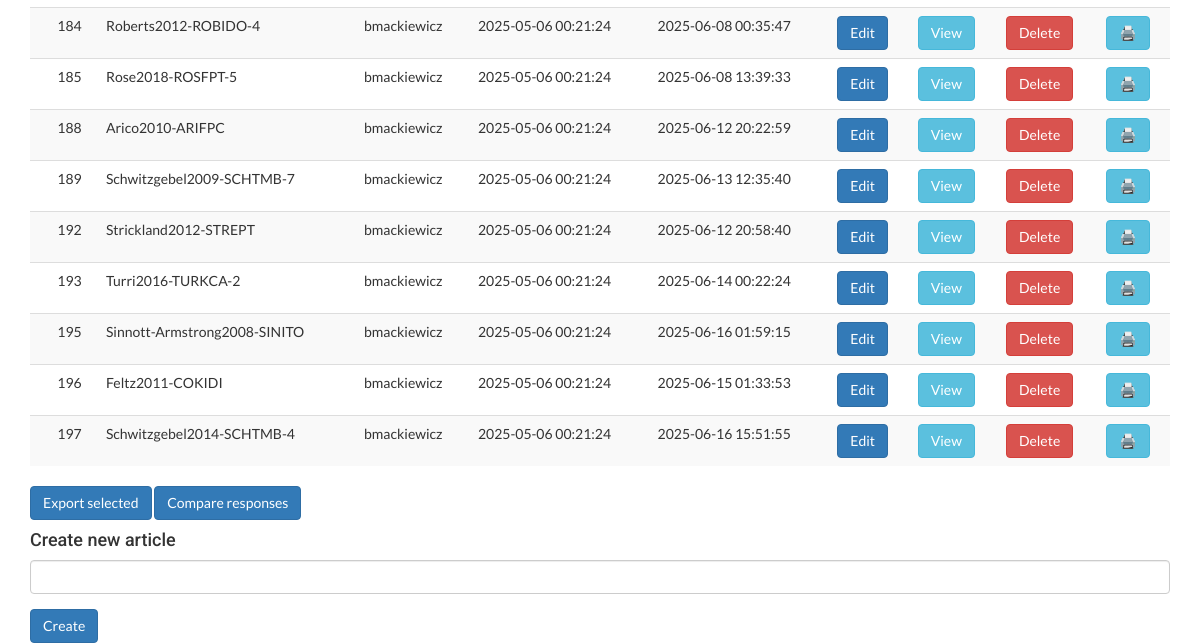
The page / (signed in, lower part) on the database as committed earlier.
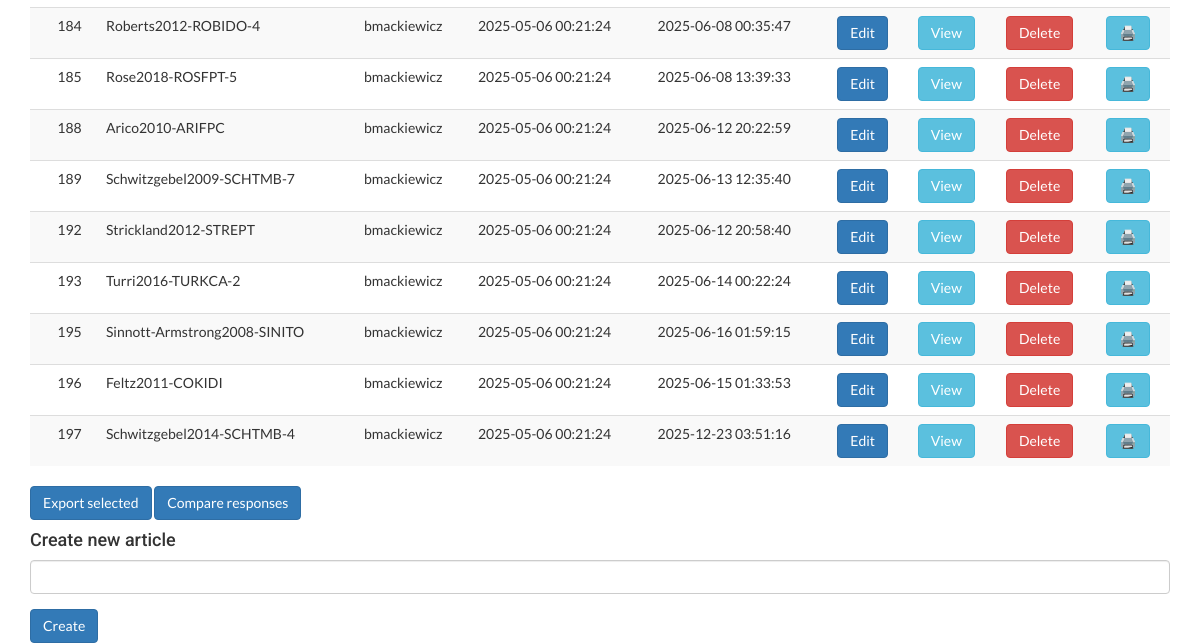
The same page on the database as committed later.
### models.py (models this page shows, shortened)
class Article(db.Model):
    id = db.Column(db.Integer, primary_key=True)
    short = db.Column(db.String(200), unique=True, nullable=False)
    title = db.Column(db.String(200))
    onlinefirst = db.Column(db.Integer)
    n_studies = db.Column(db.Integer)
    first_study = db.Column(db.String(200))
    open_access = db.Column(db.String(200))
    open_access_e = db.Column(db.String)
    preregistration = db.Column(db.String(200))
    preregistration_e = db.Column(db.String)
    statement_of_availability = db.Column(db.String(200))
    statement_of_availability_e = db.Column(db.String)
    materials_availability = db.Column(db.String(200))
    materials_availability_e = db.Column(db.String)
    data_availability = db.Column(db.String(200))
    data_availability_e = db.Column(db.String)
    code_availability = db.Column(db.String(200))
    code_availability_e = db.Column(db.String)
    general_comment = db.Column(db.String)
    transparency_comment = db.Column(db.String)
    methods_comment = db.Column(db.String)
    methodsq_comment = db.Column(db.String)
    methodsnq_comment = db.Column(db.String)
    results_comment = db.Column(db.String)
    conclusions_comment = db.Column(db.String)
    background1 = db.Column(db.String(200))
    background1_e = db.Column(db.String)
    background2 = db.Column(db.String(200))
    background2_e = db.Column(db.String)
    background3 = db.Column(db.String(200))
    background3_e = db.Column(db.String)
    background4 = db.Column(db.String(200))
    background4_e = db.Column(db.String)
    goals1 = db.Column(db.String(200))
    goals1_e = db.Column(db.String)
    goals2 = db.Column(db.String(200))
    goals2_e = db.Column(db.String)
    goals3 = db.Column(db.String(200))
    goals3_e = db.Column(db.String)
    conceptual1 = db.Column(db.String(200))
    conceptual1_e = db.Column(db.String)
    conceptual2 = db.Column(db.String(200))
    conceptual2_e = db.Column(db.String)
    conceptual3 = db.Column(db.String(200))
    conceptual3_e = db.Column(db.String)
    recruitment1 = db.Column(db.String(200))
    recruitment1_e = db.Column(db.String)
    recruitment1a = db.Column(db.String(200))
    recruitment1a_e = db.Column(db.String)
    recruitment2 = db.Column(db.String(200))
    recruitment2_e = db.Column(db.String)
    recruitment3 = db.Column(db.String(200))
    recruitment3_e = db.Column(db.String)
    incentives = db.Column(db.String(200))
    incentives_e = db.Column(db.String)
    participants1 = db.Column(db.String(200))
    participants1_e = db.Column(db.String)
    participants2 = db.Column(db.String(200))
    participants2_e = db.Column(db.String)
    participants3 = db.Column(db.String(200))
    participants3_e = db.Column(db.String)
    participants4 = db.Column(db.String(200))
    participants4_e = db.Column(db.String)
    participants5 = db.Column(db.String(200))
    participants5_e = db.Column(db.String)
    exclusion0 = db.Column(db.String(200))
    exclusion0_e = db.Column(db.String)
    exclusion1 = db.Column(db.String(200))
    exclusion1_e = db.Column(db.String)
    exclusion2 = db.Column(db.String(200))
    exclusion2_e = db.Column(db.String)
    exclumeasure1 = db.Column(db.String(200))
    exclumeasure1_e = db.Column(db.String)
    exclumeasure2 = db.Column(db.String(200))
    exclumeasure2_e = db.Column(db.String)
    exclumeasure3 = db.Column(db.String(200))
    exclumeasure3_e = db.Column(db.String)
    kindofstudy = db.Column(db.String(200))
    statistical_analysis = db.Column(db.String(200))
    statistical_analysis_e = db.Column(db.String)
    nqmeasure1 = db.Column(db.String(200))
    nqmeasure1_e = db.Column(db.String)
    nqmeasure2 = db.Column(db.String(200))
    nqmeasure2_e = db.Column(db.String)
    nqmeasure3 = db.Column(db.String(200))
    nqmeasure3_e = db.Column(db.String)
    nqmeasure4 = db.Column(db.String(200))
    nqmeasure4_e = db.Column(db.String)
    nqmeasure5 = db.Column(db.String(200))
    nqmeasure5_e = db.Column(db.String)
    nqmeasure6 = db.Column(db.String(200))
    nqmeasure6_e = db.Column(db.String)
    nqmeasure7 = db.Column(db.String(200))
    nqmeasure7_e = db.Column(db.String)
    nqmeasure8 = db.Column(db.String(200))
    nqmeasure8_e = db.Column(db.String)
    nqmeasure9 = db.Column(db.String(200))
    nqmeasure9_e = db.Column(db.String)
    nqmeasure10 = db.Column(db.String(200))
    nqmeasure10_e = db.Column(db.String)
    nqmeasure11 = db.Column(db.String(200))
    nqmeasure11_e = db.Column(db.String)
    nqmeasure11a = db.Column(db.String(200))
    nqmeasure11a_e = db.Column(db.String)
    nqmeasure11b = db.Column(db.String(200))
    nqmeasure11b_e = db.Column(db.String)
    nqmeasure11c = db.Column(db.String(200))
    nqmeasure11c_e = db.Column(db.String)
    nqmeasure11d = db.Column(db.String(200))
    nqmeasure11d_e = db.Column(db.String)
    nqmeasure11e = db.Column(db.String(200))
    nqmeasure11e_e = db.Column(db.String)
    nqmeasure12 = db.Column(db.String(200))
    nqmeasure12_e = db.Column(db.String)
    nqmeasure13 = db.Column(db.String(200))
    nqmeasure13_e = db.Column(db.String)
    nqmeasure14 = db.Column(db.String(200))
    nqmeasure14_e = db.Column(db.String)
    nqmeasure15 = db.Column(db.String(200))
    nqmeasure15_e = db.Column(db.String)
    nqmeasure16 = db.Column(db.String(200))
    nqmeasure16_e = db.Column(db.String)
    nqmeasure17 = db.Column(db.String(200))
    nqmeasure17_e = db.Column(db.String)
    nqmeasure18 = db.Column(db.String(200))
    nqmeasure18_e = db.Column(db.String)
    qmeasure1 = db.Column(db.String(200))
    qmeasure1_e = db.Column(db.String)
    qmeasure2 = db.Column(db.String(200))
    qmeasure2_e = db.Column(db.String)
    qmeasure3 = db.Column(db.String(200))
    qmeasure3_e = db.Column(db.String)
    qmeasure4 = db.Column(db.String(200))
    qmeasure4_e = db.Column(db.String)
    qmeasure5 = db.Column(db.String(200))
    qmeasure5_e = db.Column(db.String)
    qmeasure6 = db.Column(db.String(200))
    qmeasure6_e = db.Column(db.String)
    qmeasure6a = db.Column(db.String(200))
    qmeasure6a_e = db.Column(db.String)
    qmeasure6b = db.Column(db.String(200))
    qmeasure6b_e = db.Column(db.String)
    qmeasure6c = db.Column(db.String(200))
    qmeasure6c_e = db.Column(db.String)
    qmeasure6d = db.Column(db.String(200))
    qmeasure6d_e = db.Column(db.String)
    qmeasure6e = db.Column(db.String(200))
    qmeasure6e_e = db.Column(db.String)
    qmeasure6f  = db.Column(db.String(200))
    qmeasure6f_e  = db.Column(db.String)
    qmeasure7a  = db.Column(db.String(200))
    qmeasure7a_e  = db.Column(db.String)
    qmeasure7b  = db.Column(db.String(200))
    qmeasure7b_e  = db.Column(db.String)
    qmeasure7c  = db.Column(db.String(200))
    qmeasure7c_e  = db.Column(db.String)
    qmeasure7d  = db.Column(db.String(200))
    qmeasure7d_e  = db.Column(db.String)
    qmeasure8  = db.Column(db.String(200))
    qmeasure8_e  = db.Column(db.String)
    qmeasure9  = db.Column(db.String(200))
    qmeasure9_e  = db.Column(db.String)
    qmeasure10  = db.Column(db.String(200))
    qmeasure10_e  = db.Column(db.String)
    flow1  = db.Column(db.String(200))
    flow1_e  = db.Column(db.String)
    flow2  = db.Column(db.String(200))
    flow2_e  = db.Column(db.String)
    flow3  = db.Column(db.String(200))
    flow3_e  = db.Column(db.String)
    descriptive1  = db.Column(db.String(200))
    descriptive1_e  = db.Column(db.String)
    descriptive2  = db.Column(db.String(200))
    descriptive2_e  = db.Column(db.String)
    inferential1  = db.Column(db.String(200))
    inferential1_e  = db.Column(db.String)
    inferential2  = db.Column(db.String(200))
    inferential2_e  = db.Column(db.String)
    inferential3  = db.Column(db.String(200))
    inferential3_e  = db.Column(db.String)
    interpretation  = db.Column(db.String(200))
    interpretation_e  = db.Column(db.String)
    validity  = db.Column(db.Integer)
    validity_e  = db.Column(db.String)
    author_id = db.Column(db.Integer, db.ForeignKey('users.id'))
    author = db.relationship('User', back_populates='articles')
    created_date = db.Column(db.DateTime, nullable=True,
                             default=datetime.now(UTC))
    modified_date = db.Column(
        db.DateTime, nullable=True, default=datetime.now(UTC), onupdate=datetime.now)
    permissions = db.relationship('ArticlePermission', cascade='all, delete')

class User(UserMixin, db.Model):
    __tablename__ = 'users'
    id = db.Column(db.Integer, primary_key=True)
    username = db.Column(db.String(80), unique=True, nullable=False)
    email = db.Column(db.String(120), unique=True, nullable=False)
    role = db.Column(db.String(120), nullable=True)
    password_hash = db.Column(db.String(128))
    article_permissions = db.relationship(
        'ArticlePermission', cascade='all, delete')
    articles = db.relationship("Article", back_populates='author')
    def can_edit(self, article_id):
        if self.role == "admin":
            return True
        return True if ArticlePermission.query.filter(ArticlePermission.user_id == self.id,
                                                       ArticlePermission.article_id == article_id,
                                                     ArticlePermission.permission == "edit").all() else False
    def can_delete(self, article_id):
        if self.role == "admin":
            return True
        if ArticlePermission.query.filter(ArticlePermission.user_id == self.id,
                                          ArticlePermission.article_id == article_id,
                                          ArticlePermission.permission == "delete").all():
            return True
    def can_view(self, article_id):
        if self.role == "admin":
            return True
        if ArticlePermission.query.filter(ArticlePermission.user_id == self.id,
                                          ArticlePermission.article_id == article_id,
                                          ArticlePermission.permission == "view").all():
            return True

### __init__.py (the view)
@app.route('/', methods=['GET', 'POST'])
def index():
    form = CreateArticleForm()
    available_articles = Article.query.all()
    return render_template('index.html', form=form,
                           available_articles=available_articles)

### forms.py
class CreateArticleForm(FlaskForm):
    short = StringField('Short', validators=[DataRequired()])
    create = SubmitField('Create')

### __init__.py (called while the page is built)
@login.user_loader
def load_user(id):
    return User.query.get(int(id))

### templates/index.html (shortened to what this page needs)
<!doctype html>
{% extends "bootstrap/base.html" %}
{% import "bootstrap/wtf.html" as wtf %}
{% block head %}
{{ super() }}
{% endblock %}
{% block styles %}
{{super()}}
<link rel="stylesheet" href="https://cdn.datatables.net/v/dt/dt-2.2.1/sl-3.0.0/datatables.min.css">
<link rel="stylesheet" href="{{ url_for('static', filename='style.css') }}">
{% endblock %}
{% block content %}
<div class="container">
    {% if current_user.is_authenticated %}
    <table id="article-list" class="table table-striped">
        <tbody class="searchable">
            {% for article in available_articles %}
            {% if current_user.can_edit(article.id) %}
            <tr>
                <td></td>
                <td> {{ article.id }} </td>
                <td> {{ article.short }} </td>
                <td> {{ article.author.username }} </td>
                <td> {{ article.created_date.strftime('%Y-%m-%d %H:%M:%S') }} </td>
                <td> {{ article.modified_date.strftime('%Y-%m-%d %H:%M:%S') }} </td>
                <td>
                    {% if current_user.can_edit(article.id) %}
                    <a href={{ url_for("edit", id=article.id) }}><button class="btn btn-primary">Edit</button></a>
                    {% else %}
                    <a href={{ url_for("edit", id=article.id) }}><button disabled class="btn btn-primary">Edit</button></a>
                    {% endif %}
                </td>
                <td>
                    {% if current_user.can_view(article.id) %}
                    <a href={{ url_for("view", id=article.id) }}> <button class="btn btn-info">View</button></a> </td>
                    {% else %}
                    <a href={{ url_for("view", id=article.id) }}> <button disabled class="btn btn-info">View</button></a> </td>
                    {% endif %}
                <td>
                    {% if current_user.can_delete(article.id) %}
                    <a href={{ url_for("delete", id=article.id) }}> <button class="btn btn-danger">Delete</button></a>
                    {% else %}
                    <a href={{ url_for("delete", id=article.id) }}> <button disabled class="btn btn-danger">Delete</button></a>
                    {% endif %}
                </td>
                <td>
                    {% if current_user.can_view(article.id) %}
                    <a href={{ url_for("_print", id=article.id) }}> <button class="btn btn-info">🖨️</button></a>
                    {% else %}
                    <a href={{ url_for("_print", id=article.id) }}> <button disabled class="btn btn-info">🖨️</button></a>
                    {% endif %}
                </td>
            </tr>
            {% endif %}
            {% endfor %}
        </tbody>
    </table>
    <button class="btn btn-primary" onclick="export_selected()">Export selected</button>
    <a href="{{ url_for('compare') }}"><button class="btn btn-primary">Compare responses</button></a>
    <h4> Create new article </h4>
    <form class="form" method="post" role="form" action="{{ url_for('createnew') }}">
        {{ wtf.form_field(form.short) }}
        {{ wtf.form_field(form.create, button_map={"create": "primary"}) }}
    </form>
{% endif %}
{% endblock %}

### static/style.css (style rules this page uses)
body { font-family: "Lato", sans-serif !important; }
h1, h2, h3, h4, h5, h6 { font-family: "Roboto", sans-serif !important; }

Rows that differ between the two databases and show on the page:
changed Article "Schwitzgebel2014-SCHTMB-4": modified_date "2025-06-16 15:51:55" → "2025-12-23 03:51:16"
